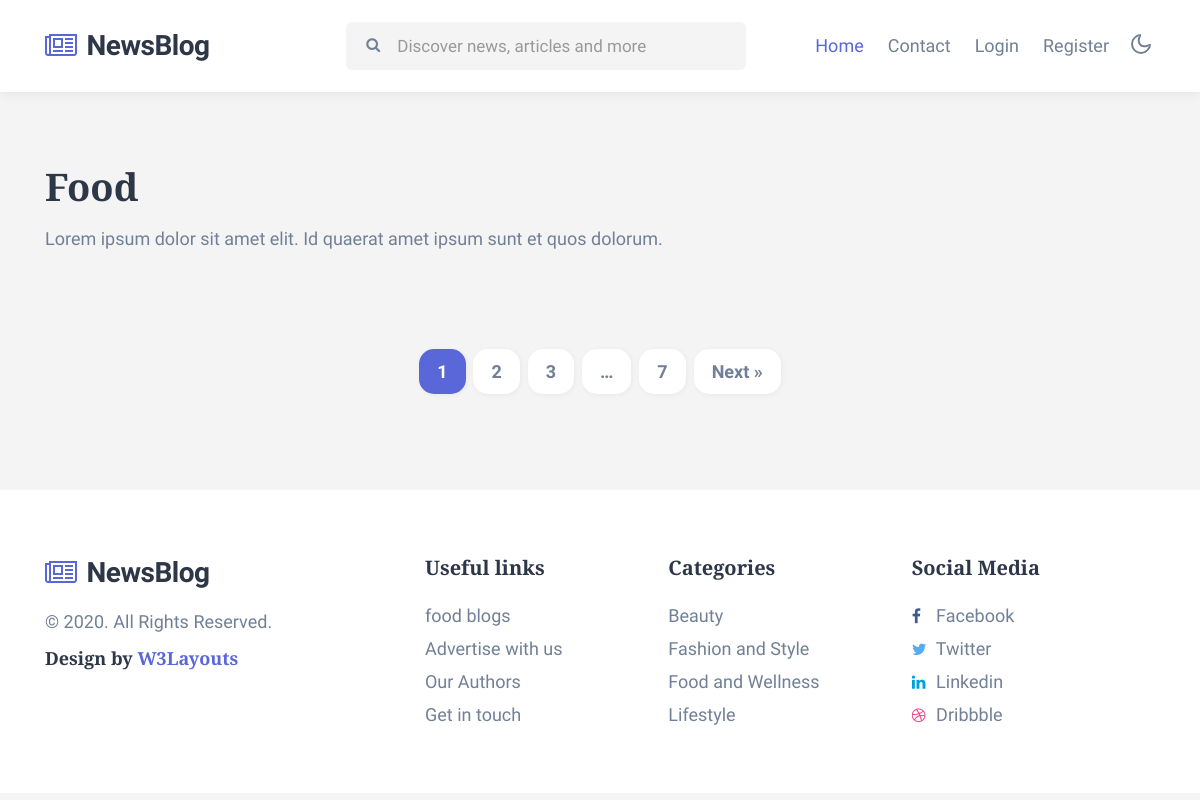
The page /food/ on the database as committed earlier.
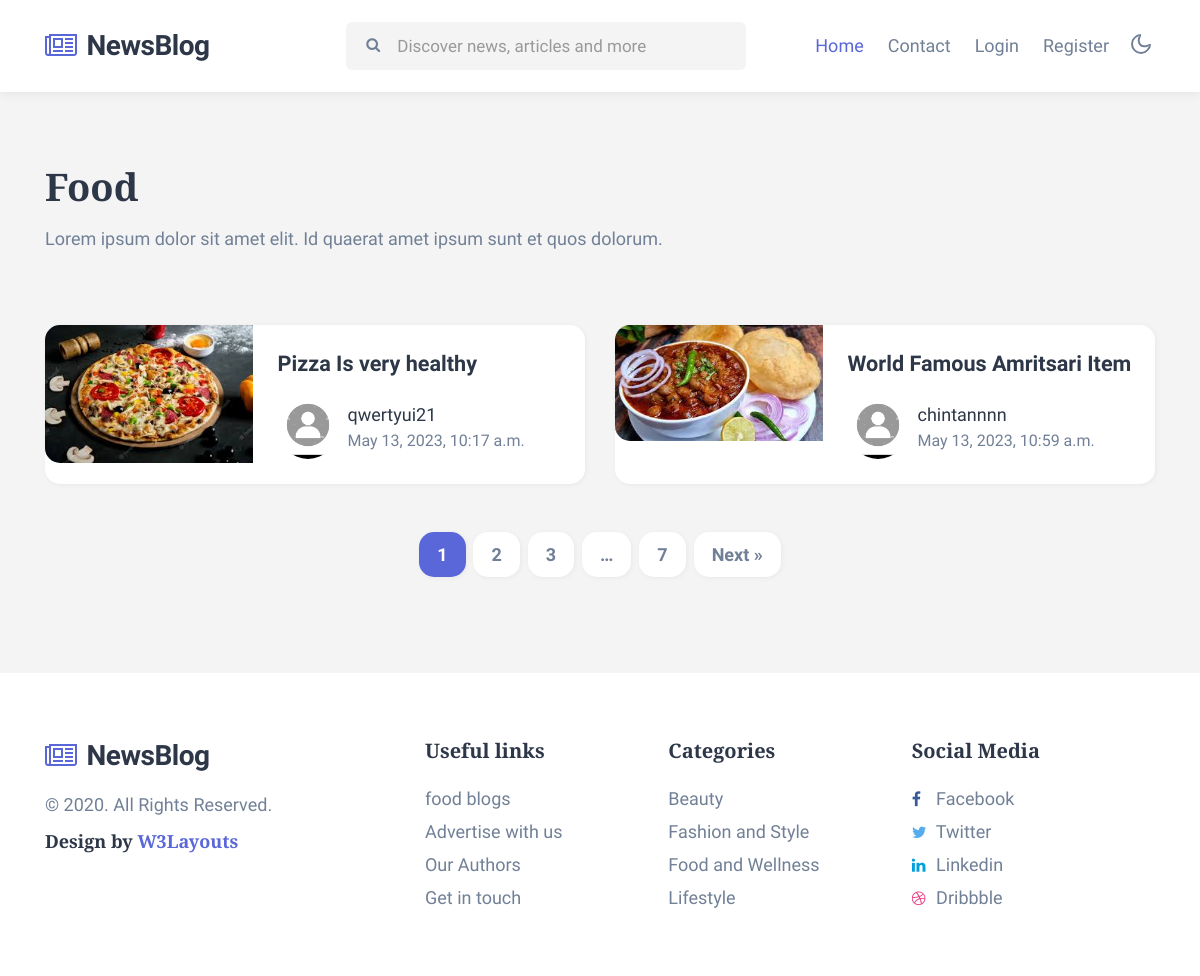
The same page on the database as committed later.
### blogapp/models.py (models this page shows, shortened)
class Blog(models.Model):
    c1 = [('food', 'food'),
          ('lifestyle', 'lifestyle'),
          ('fashion', 'fashion'),
          ('beauty', 'beauty')]
    title = models.CharField(max_length=150)
    des = models.TextField()
    pic = models.FileField(upload_to='blog_photos', default='sad.jpg')
    time = models.DateTimeField(auto_now=True)
    user = models.ForeignKey(User, on_delete= models.CASCADE)
    category = models.CharField(max_length=150, choices=c1)

class User(models.Model):
    v1 = [('Male', 'Male'),
          ('Female', 'Female'),
          ('Others', 'Others')]
    first_name = models.CharField(max_length=150)
    last_name = models.CharField(max_length=150)
    email = models.EmailField(unique=True)
    username = models.CharField(max_length=100, unique=True)
    password = models.CharField(max_length=100)
    gender = models.CharField(max_length=50, choices=v1)
    pic = models.FileField(upload_to='profile_pics', default='sad.png')

### blogapp/views.py (the view)
# urls.py: path('food/', food, name='food'),
def food(request):
    l1 = Blog.objects.filter(category = 'food')
    try:
        u1 = User.objects.get(email = request.session['email'])
        return render(request, 'food.html', {'userdata':u1, 'food_blogs': l1})
    except:
        return render(request, 'food.html', {'food_blogs': l1})

### blogapp/templates/food.html
{% extends 'base.html' %}
{% load static %}
{% block content %}
<div class="w3l-homeblock2 w3l-homeblock5 py-5">
    <div class="container pt-md-4 pb-md-5">
        <h3 class="category-title mb-3"> Food</h3>
        <p class="mb-sm-5 mb-4 max-width">Lorem ipsum dolor sit amet elit. Id quaerat amet ipsum sunt et quos dolorum.</p>
        <div class="row">
            {% for i in food_blogs %}
            <div class="col-lg-6 mt-4">
                <div class="bg-clr-white hover-box">
                    <div class="row">
                        <div class="col-sm-5 position-relative">
                            <a href="#blog-single.html" class="image-mobile">
                                <img class="card-img-bottom d-block radius-image-full" src="{{i.pic.url}}" alt="Card image cap">
                            </a>
                        </div>
                        <div class="col-sm-7 card-body blog-details align-self">
                            <a href="{% url 'single_blog' i.id %}" class="blog-desc">{{i.title}}
                            </a>
                            <div class="author align-items-center">
                                <img src="{{i.user.pic.url}}" alt="" class="img-fluid rounded-circle">
                                <ul class="blog-meta">
                                    <li>
                                        <a href="author.html">{{i.user.username}}</a>
                                    </li>
                                    <li class="meta-item blog-lesson">
                                        <span class="meta-value">{{i.time}}</span>
                                    </li>
                                </ul>
                            </div>
                        </div>
                    </div>
                </div>
            </div>
            {% endfor %}
        </div>
        <ul class="site-pagination text-center mt-md-5 mt-4">
            <li><span aria-current="page" class="page-numbers current">1</span></li>
            <li><a class="page-numbers" href="#page2">2</a></li>
            <li><a class="page-numbers" href="#page3">3</a></li>
            <li><span class="page-numbers dots">…</span></li>
            <li><a class="page-numbers" href="#page7">7</a></li>
            <li><a class="next page-numbers" href="#next">Next »</a></li>
        </ul>
    </div>
</div>
{% endblock %}

Rows that differ between the two databases and show on the page:
added Blog: pic (picture), title "Pizza Is very healthy", user.pic (picture), user.username "qwertyui21", time "May 13, 2023, 10:17 a.m."
added Blog: pic (picture), title "World Famous Amritsari Item", user.pic (picture), user.username "chintannnn", time "May 13, 2023, 10:59 a.m."
